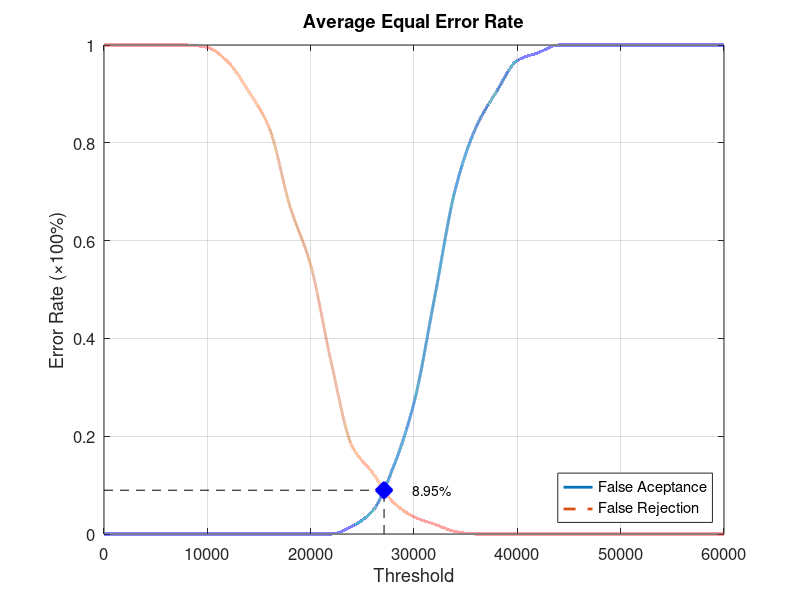
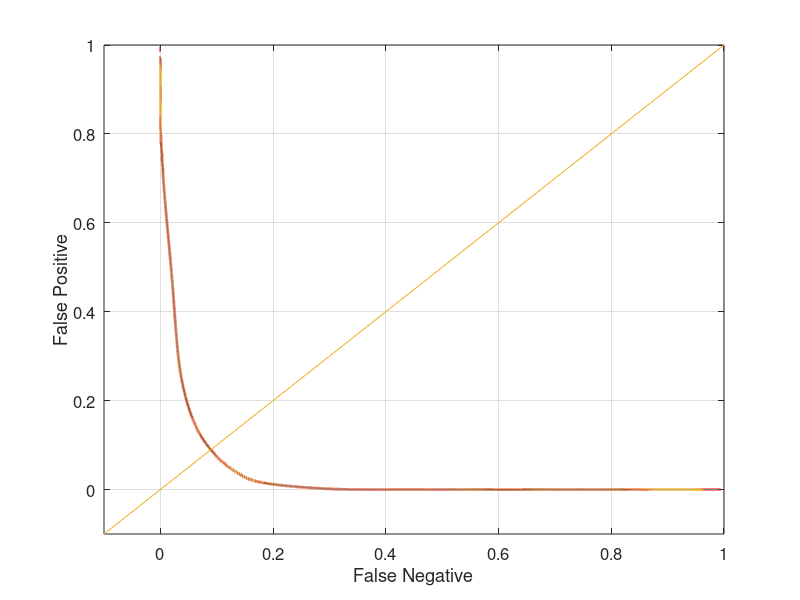

Here is the MATLAB script that generated these plots, in order:
function yEER = Database4_3
close all;
clear;
clc;
x = 0:2000:60000;
xq = 0:0.5:60000;

y0 = [0 0 0 0 0 0 0 0 0 0 0 0 0.0157895 0.0473684 0.136842 0.268421 0.484211 0.705263 0.831579 0.905263 0.968421 0.984211 1 1 1 1 1 1 1 1 1];
yy0 = interp1(x, y0, xq, 'pchip');
y1 = [1 1 1 1 1 0.995 0.965 0.905 0.83 0.67 0.55 0.35 0.18 0.125 0.065 0.035 0.02 0.005 0 0 0 0 0 0 0 0 0 0 0 0 0];
yy1 = interp1(x, y1, xq, 'pchip');

% Calculating EER: 
y2 = abs(y0 - y1);
find(y2 == min(y2))
yy2 = abs(yy0 - yy1);
xEER = find(yy2 == min(yy2));
xEERIndex = xq(xEER) % X-axis EER
yEER = yy0(xEER) % Y-axis EER

main = figure
plot(xq, yy0,'-','LineWidth', 2);	hold on
plot(xq, yy1,'--','LineWidth', 2);	hold on
plot([xEERIndex xEERIndex], [0 yEER], 'k--');	hold on
plot([0 xEERIndex], [yEER yEER], 'k--');	hold on
plot(xEERIndex, yEER, 'bx', 'LineWidth', 10);	hold on
text(xEERIndex + 10 * xEERIndex / 100, yEER, [num2str(round((10000 * yEER)) / 100) '%'])
legend('False Aceptance', 'False Rejection', 'Location', 'SouthEast')
xlabel('Threshold')
ylabel('Error Rate (\times100%)')
title('Average Equal Error Rate')
set(gca, 'FontSize', 12)
axis([0 60000 0 1])
grid on

print(main, 'Database4_3Main', '-dpng');
FNRxFPR = figure('Color', [1 1 1]);
plot(yy1, yy0, '-', yy1, yy0, 'LineWidth', 2);
hold on
y = -0.1:0.1:1
plot(y, y); 
set(gca, 'FontSize', 12)
xlabel('False Negative')
ylabel('False Positive')
axis([-0.1 1 -0.1 1])
set(gca, 'FontSize', 12)
grid on

print(FNRxFPR, 'Database4_3FNRxFPR','-dpng');
end
